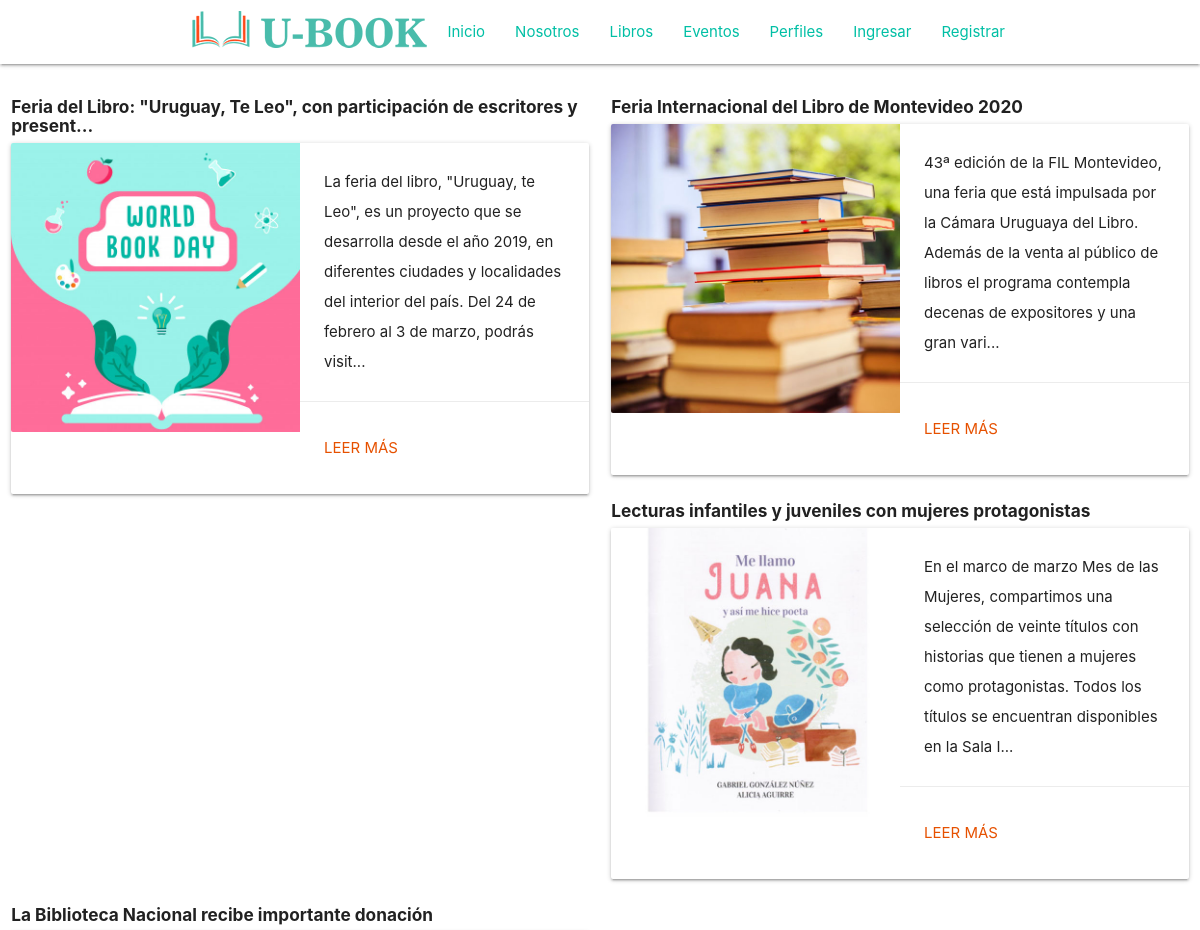
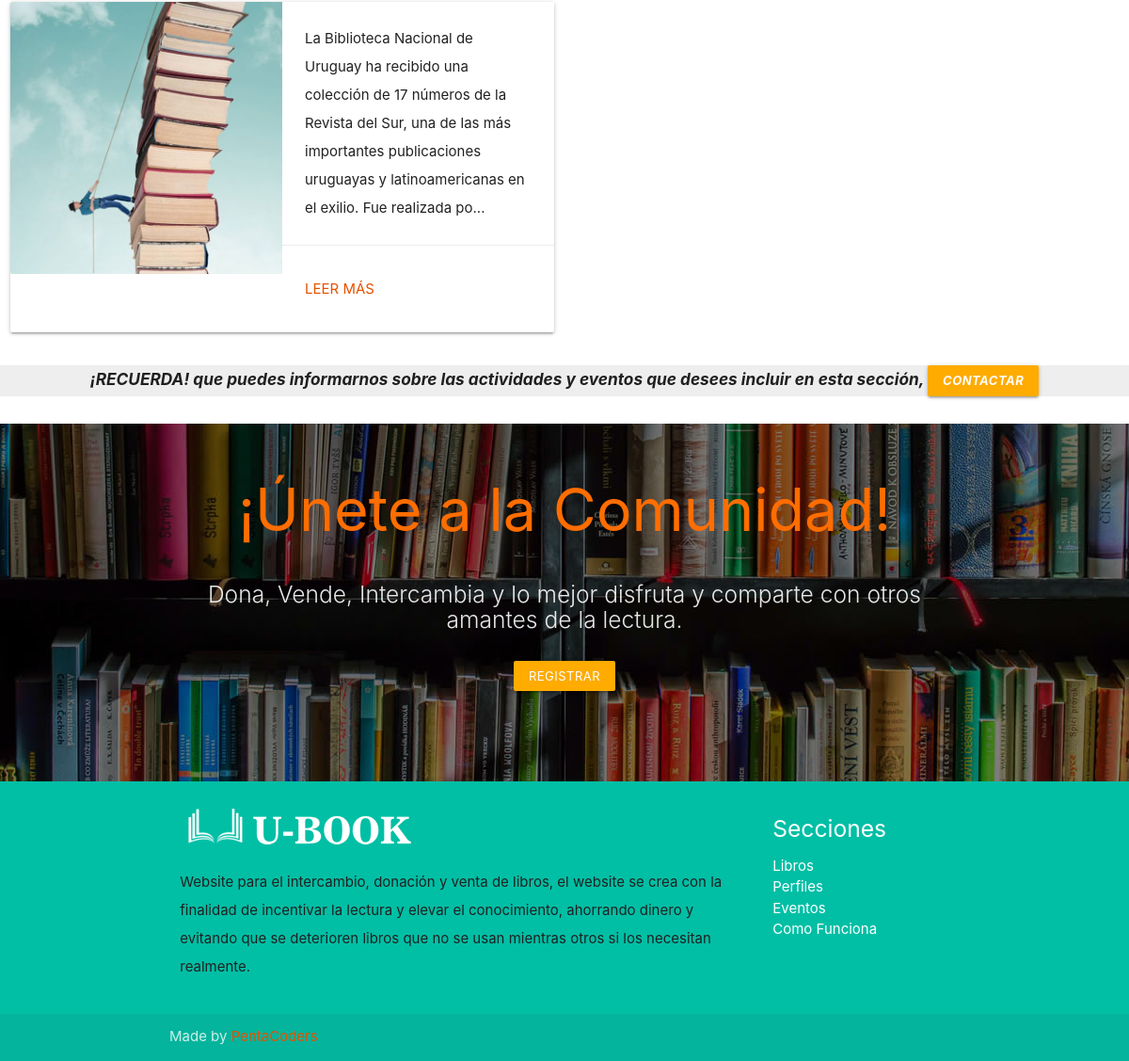
Screenshot of /events/ with the database file from the repository (2 pictures, top to bottom).
### events/models.py (models this page shows, shortened)
class Event(models.Model):
    title = models.CharField(verbose_name="Título", max_length=200)
    image = models.ImageField(verbose_name="Imagen", upload_to="event", null=True, blank=True)
    content = models.TextField(verbose_name="Contenido", null=True, blank=True)
    order = models.SmallIntegerField(verbose_name="Orden", default=0)
    created = models.DateTimeField(auto_now_add=True, verbose_name="Fecha de creación")
    updated = models.DateTimeField(auto_now=True, verbose_name="Fecha de edición")
    class Meta:
        verbose_name = "evento"
        verbose_name_plural = "eventos"
        ordering = ['order', 'title']

### events/views.py (the view)
# urls.py: path('', EventListView.as_view(), name='events'),
class EventListView(ListView):
    model = Event
    paginate_by = 4

### events/templates/events/event_list.html (shortened to what this page needs)
{% extends 'core/base.html' %}
{% load static %}
{% block content %}
<main role="main">
  <br>
    <div class="row">
    {% for event in event_list|dictsort:"id" reversed %}
      <div class="col s12 m6">
        <h6 class="header"><b>{{event.title|striptags|safe|truncatechars:"80"}}</b></h6>
        <div class="card horizontal">
          <div class="card-image">
            <img src="/media/{{event.image}}" class="responsive-img" alt="foto evento">
          </div>
          <div class="card-stacked">
            <div class="card-content">
              <p>{{event.content|striptags|safe|truncatechars:"200"}}</p>
            </div>
            <div class="card-action">
              <p><a class="orange-text text-darken-4" href="{% url 'events:event' event.id event.title|slugify %}">Leer más</a>
            </div>
          </div>
        </div>
      </div>
    {% endfor %}
    </div>
    <div class="center" id="opciones">
      <h6><b><em>¡RECUERDA! que puedes informarnos sobre las actividades y eventos que desees incluir en esta sección, <a href="http://127.0.0.1:8000/profiles/Hugo/" id="download-button" class="btn-small waves-effect waves-light amber accent-4">Contactar</a></em></b></h6>
    </div>
    <br>
</main>
{% endblock %}

### core/static/core/css/style.css (style rules this page uses)
a { color: #ffab00; }
p { line-height: 2rem; }
#opciones { background-color: #eeeeee; }

### rows the page displays
Event: title "Feria del Libro: \"Uruguay, Te Leo\", con participación de escritores y present...", image (picture), content "La feria del libro, \"Uruguay, te Leo\", es un proyecto que se desarrolla desde el año 2019, en diferentes ciudades y localidades del interior del país. Del 24 de febrero al 3 de marzo, podrás visit..."
Event: title "Feria Internacional del Libro de Montevideo 2020", image (picture), content "43ª edición de la FIL Montevideo, una feria que está impulsada por la Cámara Uruguaya del Libro. Además de la venta al público de libros el programa contempla decenas de expositores y una gran vari..."
Event: title "Lecturas infantiles y juveniles con mujeres protagonistas", image (picture), content "En el marco de marzo Mes de las Mujeres, compartimos una selección de veinte títulos con historias que tienen a mujeres como protagonistas. Todos los títulos se encuentran disponibles en la Sala I..."
Event: title "La Biblioteca Nacional recibe importante donación", image (picture), content "La Biblioteca Nacional de Uruguay ha recibido una colección de 17 números de la Revista del Sur, una de las más importantes publicaciones uruguayas y latinoamericanas en el exilio. Fue realizada po..."
